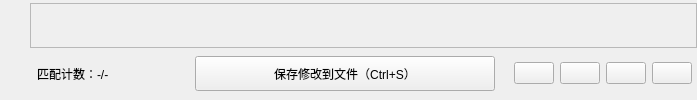
<?xml version="1.0" encoding="UTF-8"?>
<ui version="4.0">
  <class>BottomButtonWidget</class>
  <widget class="QWidget" name="BottomButtonWidget">
    <layout class="QVBoxLayout" name="mainVerticalLayout">
      <property name="spacing">
        <number>0</number>
      </property>
      <property name="leftMargin">
        <number>0</number>
      </property>
      <property name="topMargin">
        <number>0</number>
      </property>
      <property name="rightMargin">
        <number>0</number>
      </property>
      <property name="bottomMargin">
        <number>0</number>
      </property>
      <item>
        <layout class="QHBoxLayout" name="pagination_main_layout">
          <property name="leftMargin">
            <number>30</number>
          </property>
          <item>
            <widget class="QScrollArea" name="pagination_scroll_area">
              <property name="sizePolicy">
                <sizepolicy hsizetype="Expanding" vsizetype="Fixed">
                  <horstretch>0</horstretch>
                  <verstretch>0</verstretch>
                </sizepolicy>
              </property>
              <property name="minimumSize">
                <size>
                  <width>0</width>
                  <height>45</height>
                </size>
              </property>
              <property name="maximumSize">
                <size>
                  <width>16777215</width>
                  <height>45</height>
                </size>
              </property>
              <property name="verticalScrollBarPolicy">
                <enum>Qt::ScrollBarAlwaysOff</enum>
              </property>
              <property name="widgetResizable">
                <bool>true</bool>
              </property>
              <widget class="QWidget" name="pagination_container_widget" native="true">
                <property name="geometry">
                  <rect>
                    <x>0</x>
                    <y>0</y>
                    <width>100</width>
                    <height>43</height>
                  </rect>
                </property>
                <layout class="QHBoxLayout" name="pagination_layout">
                  <property name="spacing">
                    <number>5</number>
                  </property>
                  <property name="leftMargin">
                    <number>0</number>
                  </property>
                  <property name="topMargin">
                    <number>0</number>
                  </property>
                  <property name="rightMargin">
                    <number>0</number>
                  </property>
                  <property name="bottomMargin">
                    <number>0</number>
                  </property>
                </layout>
              </widget>
            </widget>
          </item>
        </layout>
      </item>
      <item>
        <layout class="QHBoxLayout" name="buttonLayout" stretch="1,0,1">
          <property name="spacing">
            <number>6</number>
          </property>
          <property name="leftMargin">
            <number>7</number>
          </property>
          <property name="topMargin">
            <number>5</number>
          </property>
          <property name="rightMargin">
            <number>5</number>
          </property>
          <property name="bottomMargin">
            <number>5</number>
          </property>
          <!-- 1. 左侧容器 (stretch 在父布局中定义为 1) -->
          <item>
            <layout class="QHBoxLayout" name="leftContainerLayout">
              <property name="leftMargin">
                <number>30</number>
              </property>
              <item>
                <widget class="QLabel" name="match_counter_label">
                  <property name="sizePolicy">
                    <sizepolicy hsizetype="Preferred" vsizetype="Preferred">
                      <horstretch>0</horstretch>
                      <verstretch>0</verstretch>
                    </sizepolicy>
                  </property>
                  <property name="text">
                    <string>匹配计数：-/-</string>
                  </property>
                </widget>
              </item>
              <item>
                <spacer name="leftSpacer">
                  <property name="orientation">
                    <enum>Qt::Horizontal</enum>
                  </property>
                  <property name="sizeHint" stdset="0">
                    <size>
                      <width>40</width>
                      <height>20</height>
                    </size>
                  </property>
                </spacer>
              </item>
            </layout>
          </item>
          <!-- 2. 中间容器 (stretch 在父布局中定义为 0) -->
          <item>
            <widget class="QPushButton" name="save_button">
              <property name="sizePolicy">
                <sizepolicy hsizetype="Fixed" vsizetype="Fixed">
                  <horstretch>0</horstretch>
                  <verstretch>0</verstretch>
                </sizepolicy>
              </property>
              <property name="minimumSize">
                <size>
                  <width>300</width>
                  <height>35</height>
                </size>
              </property>
              <property name="maximumSize">
                <size>
                  <width>300</width>
                  <height>16777215</height>
                </size>
              </property>
              <property name="text">
                <string>保存修改到文件（Ctrl+S）</string>
              </property>
            </widget>
          </item>
          <!-- 3. 右侧容器 (stretch 在父布局中定义为 1) -->
          <item>
            <layout class="QHBoxLayout" name="rightContainerLayout">
              <property name="rightMargin">
                <number>0</number>
              </property>
              <item>
                <spacer name="rightSpacer">
                  <property name="orientation">
                    <enum>Qt::Horizontal</enum>
                  </property>
                  <property name="sizeHint" stdset="0">
                    <size>
                      <width>40</width>
                      <height>20</height>
                    </size>
                  </property>
                </spacer>
              </item>
              <item>
                <widget class="QLabel" name="editor_info_label">
                  <property name="sizePolicy">
                    <sizepolicy hsizetype="Preferred" vsizetype="Preferred">
                      <horstretch>0</horstretch>
                      <verstretch>0</verstretch>
                    </sizepolicy>
                  </property>
                </widget>
              </item>
              <item>
                <widget class="QPushButton" name="go_to_prev_pos_button">
                  <property name="fixedSize">
                    <size>
                      <width>30</width>
                      <height>30</height>
                    </size>
                  </property>
                  <property name="icon">
                    <iconset>
                      <normaloff>:/light/icons/left.png</normaloff>
                    </iconset>
                  </property>
                  <property name="toolTip">
                    <string notr="true">快捷键：Ctrl+Alt+左方向键，光标的上一个位置</string>
                  </property>
                </widget>
              </item>
              <item>
                <widget class="QPushButton" name="go_to_next_pos_button">
                  <property name="fixedSize">
                    <size>
                      <width>30</width>
                      <height>30</height>
                    </size>
                  </property>
                  <property name="icon">
                    <iconset>
                      <normaloff>:/light/icons/right.png</normaloff>
                    </iconset>
                  </property>
                  <property name="toolTip">
                    <string notr="true">快捷键：Ctrl+Alt+右方向键，光标的下一个位置</string>
                  </property>
                </widget>
              </item>
              <item>
                <widget class="QPushButton" name="go_to_line_button">
                  <property name="fixedSize">
                    <size>
                      <width>30</width>
                      <height>30</height>
                    </size>
                  </property>
                  <property name="icon">
                    <iconset>
                      <normaloff>:/light/icons/updown.png</normaloff>
                    </iconset>
                  </property>
                  <property name="toolTip">
                    <string notr="true">快捷键：Ctrl+G，跳到指定行</string>
                  </property>
                </widget>
              </item>
              <item>
                <widget class="QPushButton" name="go_to_top_button">
                  <property name="fixedSize">
                    <size>
                      <width>30</width>
                      <height>30</height>
                    </size>
                  </property>
                  <property name="icon">
                    <iconset>
                      <normaloff>:/light/icons/to-top.png</normaloff>
                    </iconset>
                  </property>
                  <property name="toolTip">
                    <string notr="true">快捷键：Ctrl+T，回到顶部</string>
                  </property>
                </widget>
              </item>
            </layout>
          </item>
        </layout>
      </item>
    </layout>
  </widget>
  <resources />
  <connections />
</ui>
